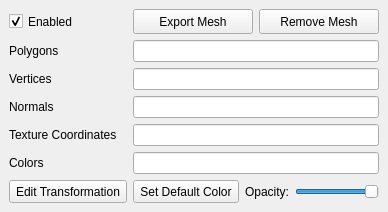
       <widget class="QWidget" name="page_Geometry">
        <property name="sizePolicy">
         <sizepolicy hsizetype="Minimum" vsizetype="Minimum">
          <horstretch>0</horstretch>
          <verstretch>0</verstretch>
         </sizepolicy>
        </property>
        <layout class="QGridLayout" name="gridLayout">
         <property name="leftMargin">
          <number>9</number>
         </property>
         <property name="topMargin">
          <number>9</number>
         </property>
         <property name="rightMargin">
          <number>9</number>
         </property>
         <property name="bottomMargin">
          <number>9</number>
         </property>
         <item row="1" column="0">
          <widget class="QLabel" name="label_MeshPolyCount">
           <property name="text">
            <string>Polygons</string>
           </property>
          </widget>
         </item>
         <item row="1" column="2">
          <widget class="QLineEdit" name="lineEdit_MeshPolyCount">
           <property name="readOnly">
            <bool>true</bool>
           </property>
          </widget>
         </item>
         <item row="2" column="0">
          <widget class="QLabel" name="label_vertexCount">
           <property name="text">
            <string>Vertices</string>
           </property>
          </widget>
         </item>
         <item row="2" column="2">
          <widget class="QLineEdit" name="lineEdit_VertexCount">
           <property name="readOnly">
            <bool>true</bool>
           </property>
          </widget>
         </item>
         <item row="4" column="0">
          <widget class="QLabel" name="label_TexCoordCount">
           <property name="text">
            <string>Texture Coordinates</string>
           </property>
          </widget>
         </item>
         <item row="5" column="0">
          <widget class="QLabel" name="label_14">
           <property name="text">
            <string>Colors</string>
           </property>
          </widget>
         </item>
         <item row="4" column="2">
          <widget class="QLineEdit" name="lineEdit_TexCoordCount">
           <property name="readOnly">
            <bool>true</bool>
           </property>
          </widget>
         </item>
         <item row="3" column="2">
          <widget class="QLineEdit" name="lineEdit_NormalCount">
           <property name="readOnly">
            <bool>true</bool>
           </property>
          </widget>
         </item>
         <item row="3" column="0">
          <widget class="QLabel" name="label_NormalCount">
           <property name="text">
            <string>Normals</string>
           </property>
          </widget>
         </item>
         <item row="5" column="2">
          <widget class="QLineEdit" name="lineEdit_ColorCount">
           <property name="readOnly">
            <bool>true</bool>
           </property>
          </widget>
         </item>
         <item row="0" column="0">
          <widget class="QCheckBox" name="checkBox_ComponenEnable">
           <property name="minimumSize">
            <size>
             <width>0</width>
             <height>25</height>
            </size>
           </property>
           <property name="text">
            <string>Enabled</string>
           </property>
           <property name="checked">
            <bool>true</bool>
           </property>
          </widget>
         </item>
         <item row="6" column="0">
          <widget class="QToolButton" name="toolButton_ScaleAndBias">
           <property name="minimumSize">
            <size>
             <width>0</width>
             <height>23</height>
            </size>
           </property>
           <property name="text">
            <string>Edit Transformation</string>
           </property>
          </widget>
         </item>
         <item row="6" column="2">
          <widget class="QFrame" name="frame_meshDefColor">
           <property name="minimumSize">
            <size>
             <width>0</width>
             <height>18</height>
            </size>
           </property>
           <property name="frameShape">
            <enum>QFrame::NoFrame</enum>
           </property>
           <property name="frameShadow">
            <enum>QFrame::Plain</enum>
           </property>
           <property name="lineWidth">
            <number>0</number>
           </property>
           <layout class="QHBoxLayout" name="horizontalLayout">
            <property name="leftMargin">
             <number>0</number>
            </property>
            <property name="topMargin">
             <number>0</number>
            </property>
            <property name="rightMargin">
             <number>0</number>
            </property>
            <property name="bottomMargin">
             <number>0</number>
            </property>
            <item>
             <widget class="QToolButton" name="toolButton_MeshDefColor">
              <property name="sizePolicy">
               <sizepolicy hsizetype="Fixed" vsizetype="Fixed">
                <horstretch>0</horstretch>
                <verstretch>0</verstretch>
               </sizepolicy>
              </property>
              <property name="minimumSize">
               <size>
                <width>0</width>
                <height>23</height>
               </size>
              </property>
              <property name="text">
               <string>Set Default Color</string>
              </property>
             </widget>
            </item>
            <item>
             <widget class="QLabel" name="label_MeshOpacity">
              <property name="text">
               <string>Opacity:</string>
              </property>
             </widget>
            </item>
            <item>
             <widget class="QSlider" name="horizontalSlider_MeshDefOpacity">
              <property name="maximum">
               <number>100</number>
              </property>
              <property name="value">
               <number>100</number>
              </property>
              <property name="orientation">
               <enum>Qt::Horizontal</enum>
              </property>
             </widget>
            </item>
           </layout>
          </widget>
         </item>
         <item row="0" column="2">
          <widget class="QFrame" name="frame_2">
           <property name="sizePolicy">
            <sizepolicy hsizetype="Preferred" vsizetype="Preferred">
             <horstretch>0</horstretch>
             <verstretch>0</verstretch>
            </sizepolicy>
           </property>
           <property name="minimumSize">
            <size>
             <width>0</width>
             <height>25</height>
            </size>
           </property>
           <property name="frameShape">
            <enum>QFrame::NoFrame</enum>
           </property>
           <property name="frameShadow">
            <enum>QFrame::Raised</enum>
           </property>
           <property name="lineWidth">
            <number>0</number>
           </property>
           <layout class="QHBoxLayout" name="horizontalLayout_9">
            <property name="leftMargin">
             <number>0</number>
            </property>
            <property name="topMargin">
             <number>0</number>
            </property>
            <property name="rightMargin">
             <number>0</number>
            </property>
            <property name="bottomMargin">
             <number>0</number>
            </property>
            <item>
             <widget class="QToolButton" name="toolButton_ExportMesh">
              <property name="sizePolicy">
               <sizepolicy hsizetype="Preferred" vsizetype="Minimum">
                <horstretch>0</horstretch>
                <verstretch>0</verstretch>
               </sizepolicy>
              </property>
              <property name="minimumSize">
               <size>
                <width>0</width>
                <height>23</height>
               </size>
              </property>
              <property name="text">
               <string>Export Mesh</string>
              </property>
             </widget>
            </item>
            <item>
             <widget class="QToolButton" name="toolButton_RemoveMesh">
              <property name="sizePolicy">
               <sizepolicy hsizetype="Preferred" vsizetype="Preferred">
                <horstretch>0</horstretch>
                <verstretch>0</verstretch>
               </sizepolicy>
              </property>
              <property name="minimumSize">
               <size>
                <width>0</width>
                <height>23</height>
               </size>
              </property>
              <property name="text">
               <string>Remove Mesh</string>
              </property>
             </widget>
            </item>
           </layout>
          </widget>
         </item>
        </layout>
       </widget>
